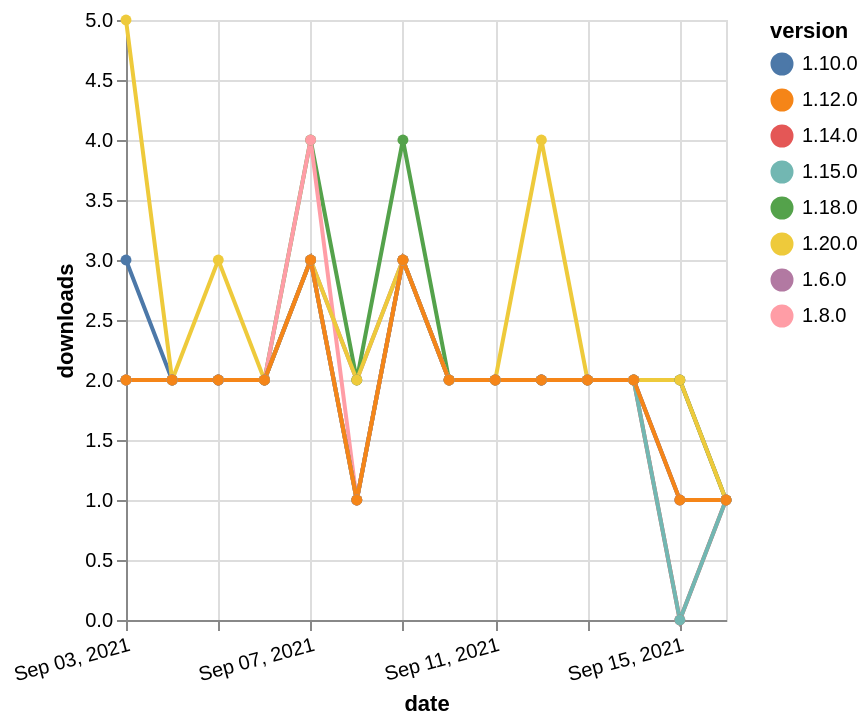

Write the Vega-Lite specification saved for this chart.
### Vega-Lite specification from a JSON file in a GitHub repository (floating-point values rounded to 4 significant figures)
{"$schema": "https://vega.github.io/schema/vega-lite/v5.json", "description": "A simple bar chart with embedded data.", "data": {"values": [{"date": "2021-09-03", "total": 2395, "delta": 2, "version": "1.6.0"}, {"date": "2021-09-04", "total": 2397, "delta": 2, "version": "1.6.0"}, {"date": "2021-09-05", "total": 2399, "delta": 2, "version": "1.6.0"}, {"date": "2021-09-06", "total": 2401, "delta": 2, "version": "1.6.0"}, {"date": "2021-09-07", "total": 2404, "delta": 3, "version": "1.6.0"}, {"date": "2021-09-08", "total": 2406, "delta": 2, "version": "1.6.0"}, {"date": "2021-09-09", "total": 2409, "delta": 3, "version": "1.6.0"}, {"date": "2021-09-10", "total": 2411, "delta": 2, "version": "1.6.0"}, {"date": "2021-09-11", "total": 2413, "delta": 2, "version": "1.6.0"}, {"date": "2021-09-12", "total": 2415, "delta": 2, "version": "1.6.0"}, {"date": "2021-09-13", "total": 2417, "delta": 2, "version": "1.6.0"}, {"date": "2021-09-14", "total": 2419, "delta": 2, "version": "1.6.0"}, {"date": "2021-09-15", "total": 2421, "delta": 2, "version": "1.6.0"}, {"date": "2021-09-16", "total": 2422, "delta": 1, "version": "1.6.0"}, {"date": "2021-09-03", "total": 748, "delta": 2, "version": "1.18.0"}, {"date": "2021-09-04", "total": 750, "delta": 2, "version": "1.18.0"}, {"date": "2021-09-05", "total": 752, "delta": 2, "version": "1.18.0"}, {"date": "2021-09-06", "total": 754, "delta": 2, "version": "1.18.0"}, {"date": "2021-09-07", "total": 758, "delta": 4, "version": "1.18.0"}, {"date": "2021-09-08", "total": 760, "delta": 2, "version": "1.18.0"}, {"date": "2021-09-09", "total": 764, "delta": 4, "version": "1.18.0"}, {"date": "2021-09-10", "total": 766, "delta": 2, "version": "1.18.0"}, {"date": "2021-09-11", "total": 768, "delta": 2, "version": "1.18.0"}, {"date": "2021-09-12", "total": 770, "delta": 2, "version": "1.18.0"}, {"date": "2021-09-13", "total": 772, "delta": 2, "version": "1.18.0"}, {"date": "2021-09-14", "total": 774, "delta": 2, "version": "1.18.0"}, {"date": "2021-09-15", "total": 776, "delta": 2, "version": "1.18.0"}, {"date": "2021-09-16", "total": 777, "delta": 1, "version": "1.18.0"}, {"date": "2021-09-03", "total": 2473, "delta": 2, "version": "1.8.0"}, {"date": "2021-09-04", "total": 2475, "delta": 2, "version": "1.8.0"}, {"date": "2021-09-05", "total": 2477, "delta": 2, "version": "1.8.0"}, {"date": "2021-09-06", "total": 2479, "delta": 2, "version": "1.8.0"}, {"date": "2021-09-07", "total": 2483, "delta": 4, "version": "1.8.0"}, {"date": "2021-09-08", "total": 2484, "delta": 1, "version": "1.8.0"}, {"date": "2021-09-09", "total": 2487, "delta": 3, "version": "1.8.0"}, {"date": "2021-09-10", "total": 2489, "delta": 2, "version": "1.8.0"}, {"date": "2021-09-11", "total": 2491, "delta": 2, "version": "1.8.0"}, {"date": "2021-09-12", "total": 2493, "delta": 2, "version": "1.8.0"}, {"date": "2021-09-13", "total": 2495, "delta": 2, "version": "1.8.0"}, {"date": "2021-09-14", "total": 2497, "delta": 2, "version": "1.8.0"}, {"date": "2021-09-15", "total": 2498, "delta": 1, "version": "1.8.0"}, {"date": "2021-09-16", "total": 2499, "delta": 1, "version": "1.8.0"}, {"date": "2021-09-03", "total": 2065, "delta": 3, "version": "1.10.0"}, {"date": "2021-09-04", "total": 2067, "delta": 2, "version": "1.10.0"}, {"date": "2021-09-05", "total": 2069, "delta": 2, "version": "1.10.0"}, {"date": "2021-09-06", "total": 2071, "delta": 2, "version": "1.10.0"}, {"date": "2021-09-07", "total": 2074, "delta": 3, "version": "1.10.0"}, {"date": "2021-09-08", "total": 2075, "delta": 1, "version": "1.10.0"}, {"date": "2021-09-09", "total": 2078, "delta": 3, "version": "1.10.0"}, {"date": "2021-09-10", "total": 2080, "delta": 2, "version": "1.10.0"}, {"date": "2021-09-11", "total": 2082, "delta": 2, "version": "1.10.0"}, {"date": "2021-09-12", "total": 2084, "delta": 2, "version": "1.10.0"}, {"date": "2021-09-13", "total": 2086, "delta": 2, "version": "1.10.0"}, {"date": "2021-09-14", "total": 2088, "delta": 2, "version": "1.10.0"}, {"date": "2021-09-15", "total": 2089, "delta": 1, "version": "1.10.0"}, {"date": "2021-09-16", "total": 2090, "delta": 1, "version": "1.10.0"}, {"date": "2021-09-03", "total": 238, "delta": 5, "version": "1.20.0"}, {"date": "2021-09-04", "total": 240, "delta": 2, "version": "1.20.0"}, {"date": "2021-09-05", "total": 243, "delta": 3, "version": "1.20.0"}, {"date": "2021-09-06", "total": 245, "delta": 2, "version": "1.20.0"}, {"date": "2021-09-07", "total": 248, "delta": 3, "version": "1.20.0"}, {"date": "2021-09-08", "total": 250, "delta": 2, "version": "1.20.0"}, {"date": "2021-09-09", "total": 253, "delta": 3, "version": "1.20.0"}, {"date": "2021-09-10", "total": 255, "delta": 2, "version": "1.20.0"}, {"date": "2021-09-11", "total": 257, "delta": 2, "version": "1.20.0"}, {"date": "2021-09-12", "total": 261, "delta": 4, "version": "1.20.0"}, {"date": "2021-09-13", "total": 263, "delta": 2, "version": "1.20.0"}, {"date": "2021-09-14", "total": 265, "delta": 2, "version": "1.20.0"}, {"date": "2021-09-15", "total": 267, "delta": 2, "version": "1.20.0"}, {"date": "2021-09-16", "total": 268, "delta": 1, "version": "1.20.0"}, {"date": "2021-09-03", "total": 1485, "delta": 2, "version": "1.14.0"}, {"date": "2021-09-04", "total": 1487, "delta": 2, "version": "1.14.0"}, {"date": "2021-09-05", "total": 1489, "delta": 2, "version": "1.14.0"}, {"date": "2021-09-06", "total": 1491, "delta": 2, "version": "1.14.0"}, {"date": "2021-09-07", "total": 1494, "delta": 3, "version": "1.14.0"}, {"date": "2021-09-08", "total": 1495, "delta": 1, "version": "1.14.0"}, {"date": "2021-09-09", "total": 1498, "delta": 3, "version": "1.14.0"}, {"date": "2021-09-10", "total": 1500, "delta": 2, "version": "1.14.0"}, {"date": "2021-09-11", "total": 1502, "delta": 2, "version": "1.14.0"}, {"date": "2021-09-12", "total": 1504, "delta": 2, "version": "1.14.0"}, {"date": "2021-09-13", "total": 1506, "delta": 2, "version": "1.14.0"}, {"date": "2021-09-14", "total": 1508, "delta": 2, "version": "1.14.0"}, {"date": "2021-09-15", "total": 1508, "delta": 0, "version": "1.14.0"}, {"date": "2021-09-16", "total": 1509, "delta": 1, "version": "1.14.0"}, {"date": "2021-09-03", "total": 1022, "delta": 2, "version": "1.15.0"}, {"date": "2021-09-04", "total": 1024, "delta": 2, "version": "1.15.0"}, {"date": "2021-09-05", "total": 1026, "delta": 2, "version": "1.15.0"}, {"date": "2021-09-06", "total": 1028, "delta": 2, "version": "1.15.0"}, {"date": "2021-09-07", "total": 1031, "delta": 3, "version": "1.15.0"}, {"date": "2021-09-08", "total": 1032, "delta": 1, "version": "1.15.0"}, {"date": "2021-09-09", "total": 1035, "delta": 3, "version": "1.15.0"}, {"date": "2021-09-10", "total": 1037, "delta": 2, "version": "1.15.0"}, {"date": "2021-09-11", "total": 1039, "delta": 2, "version": "1.15.0"}, {"date": "2021-09-12", "total": 1041, "delta": 2, "version": "1.15.0"}, {"date": "2021-09-13", "total": 1043, "delta": 2, "version": "1.15.0"}, {"date": "2021-09-14", "total": 1045, "delta": 2, "version": "1.15.0"}, {"date": "2021-09-15", "total": 1045, "delta": 0, "version": "1.15.0"}, {"date": "2021-09-16", "total": 1046, "delta": 1, "version": "1.15.0"}, {"date": "2021-09-03", "total": 1639, "delta": 2, "version": "1.12.0"}, {"date": "2021-09-04", "total": 1641, "delta": 2, "version": "1.12.0"}, {"date": "2021-09-05", "total": 1643, "delta": 2, "version": "1.12.0"}, {"date": "2021-09-06", "total": 1645, "delta": 2, "version": "1.12.0"}, {"date": "2021-09-07", "total": 1648, "delta": 3, "version": "1.12.0"}, {"date": "2021-09-08", "total": 1649, "delta": 1, "version": "1.12.0"}, {"date": "2021-09-09", "total": 1652, "delta": 3, "version": "1.12.0"}, {"date": "2021-09-10", "total": 1654, "delta": 2, "version": "1.12.0"}, {"date": "2021-09-11", "total": 1656, "delta": 2, "version": "1.12.0"}, {"date": "2021-09-12", "total": 1658, "delta": 2, "version": "1.12.0"}, {"date": "2021-09-13", "total": 1660, "delta": 2, "version": "1.12.0"}, {"date": "2021-09-14", "total": 1662, "delta": 2, "version": "1.12.0"}, {"date": "2021-09-15", "total": 1663, "delta": 1, "version": "1.12.0"}, {"date": "2021-09-16", "total": 1664, "delta": 1, "version": "1.12.0"}]}, "width": "container", "mark": {"type": "line", "point": {"filled": true}}, "encoding": {"x": {"field": "date", "type": "temporal", "timeUnit": "yearmonthdate", "title": "date", "axis": {"labelAngle": -15}}, "y": {"field": "delta", "type": "quantitative", "title": "downloads"}, "color": {"field": "version", "type": "nominal"}, "tooltip": {"field": "delta"}}}
